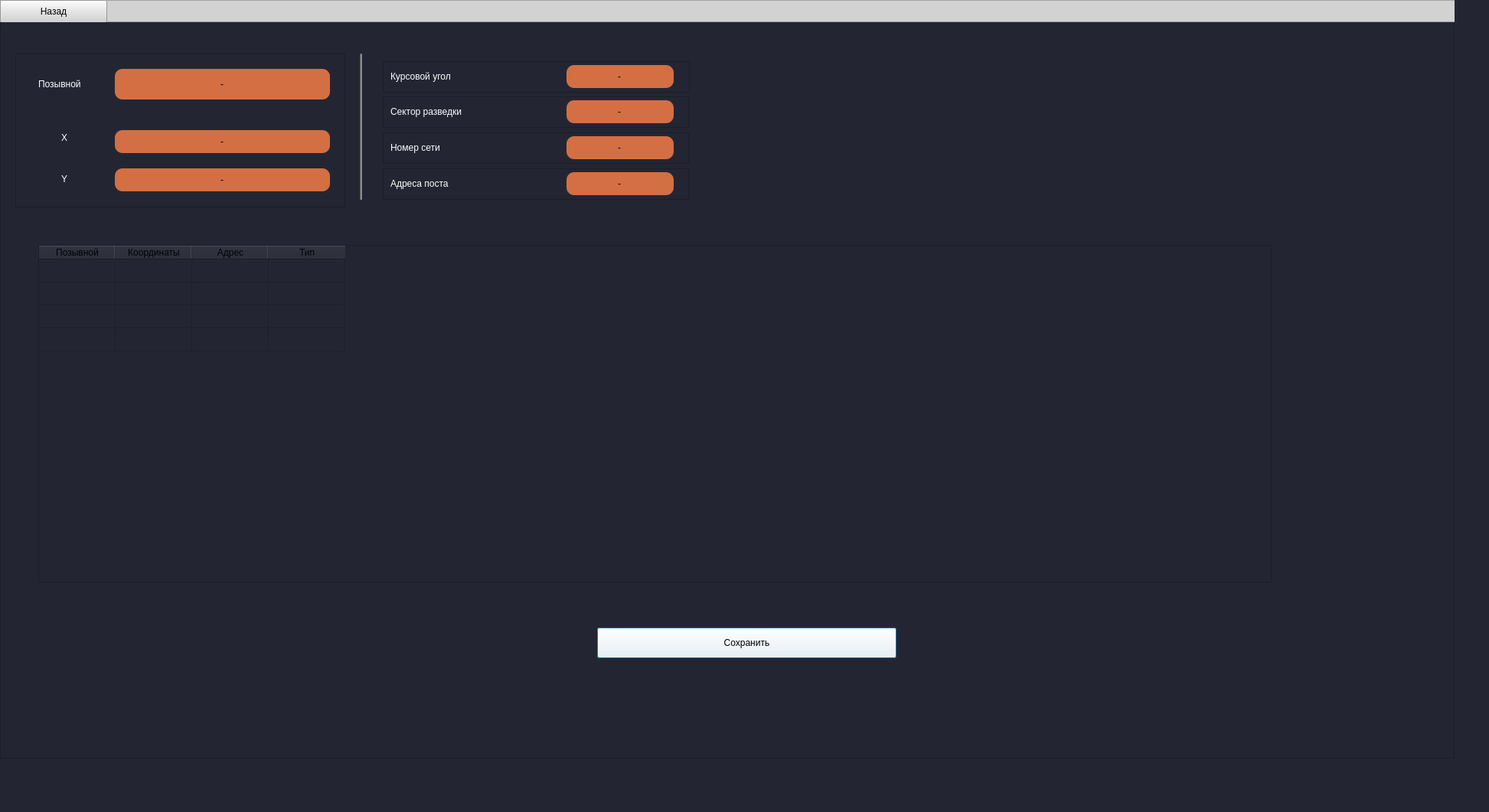
<?xml version="1.0" encoding="UTF-8"?>
<ui version="4.0">
 <class>Dialog</class>
 <widget class="QDialog" name="Dialog">
  <property name="geometry">
   <rect>
    <x>0</x>
    <y>0</y>
    <width>1945</width>
    <height>1061</height>
   </rect>
  </property>
  <property name="windowTitle">
   <string>Dialog</string>
  </property>
  <property name="styleSheet">
   <string notr="true">background-color: rgb(35,38,50)</string>
  </property>
  <widget class="QFrame" name="frame">
   <property name="geometry">
    <rect>
     <x>0</x>
     <y>0</y>
     <width>1900</width>
     <height>991</height>
    </rect>
   </property>
   <property name="frameShape">
    <enum>QFrame::StyledPanel</enum>
   </property>
   <property name="frameShadow">
    <enum>QFrame::Raised</enum>
   </property>
   <widget class="QFrame" name="frame_3">
    <property name="geometry">
     <rect>
      <x>20</x>
      <y>70</y>
      <width>431</width>
      <height>201</height>
     </rect>
    </property>
    <property name="frameShape">
     <enum>QFrame::StyledPanel</enum>
    </property>
    <property name="frameShadow">
     <enum>QFrame::Raised</enum>
    </property>
    <widget class="QLineEdit" name="lbl_Y">
     <property name="geometry">
      <rect>
       <x>130</x>
       <y>150</y>
       <width>281</width>
       <height>30</height>
      </rect>
     </property>
     <property name="styleSheet">
      <string notr="true">background-color: rgb(212, 111, 68);
border-radius: 10px;
</string>
     </property>
     <property name="text">
      <string>-</string>
     </property>
     <property name="alignment">
      <set>Qt::AlignCenter</set>
     </property>
    </widget>
    <widget class="QLabel" name="label_2">
     <property name="geometry">
      <rect>
       <x>60</x>
       <y>100</y>
       <width>16</width>
       <height>19</height>
      </rect>
     </property>
     <property name="styleSheet">
      <string notr="true">color: rgb(255, 255, 255);</string>
     </property>
     <property name="text">
      <string>X</string>
     </property>
    </widget>
    <widget class="QLineEdit" name="lbl_X">
     <property name="geometry">
      <rect>
       <x>130</x>
       <y>100</y>
       <width>281</width>
       <height>30</height>
      </rect>
     </property>
     <property name="styleSheet">
      <string notr="true">background-color: rgb(212, 111, 68);
border-radius: 10px;
</string>
     </property>
     <property name="text">
      <string>-</string>
     </property>
     <property name="alignment">
      <set>Qt::AlignCenter</set>
     </property>
    </widget>
    <widget class="QLabel" name="label_4">
     <property name="geometry">
      <rect>
       <x>30</x>
       <y>30</y>
       <width>91</width>
       <height>19</height>
      </rect>
     </property>
     <property name="styleSheet">
      <string notr="true">color: rgb(255, 255, 255);
font: 14pt &quot;MS Shell Dlg 2&quot;;</string>
     </property>
     <property name="text">
      <string>Позывной</string>
     </property>
    </widget>
    <widget class="QLineEdit" name="lbl_name">
     <property name="geometry">
      <rect>
       <x>130</x>
       <y>20</y>
       <width>281</width>
       <height>40</height>
      </rect>
     </property>
     <property name="styleSheet">
      <string notr="true">background-color: rgb(212, 111, 68);
border-radius: 10px;
</string>
     </property>
     <property name="text">
      <string>-</string>
     </property>
     <property name="alignment">
      <set>Qt::AlignCenter</set>
     </property>
    </widget>
    <widget class="QLabel" name="label_3">
     <property name="geometry">
      <rect>
       <x>60</x>
       <y>154</y>
       <width>16</width>
       <height>20</height>
      </rect>
     </property>
     <property name="styleSheet">
      <string notr="true">color: rgb(255, 255, 255);</string>
     </property>
     <property name="text">
      <string>Y</string>
     </property>
    </widget>
   </widget>
   <widget class="QFrame" name="frame_4">
    <property name="geometry">
     <rect>
      <x>500</x>
      <y>80</y>
      <width>401</width>
      <height>41</height>
     </rect>
    </property>
    <property name="frameShape">
     <enum>QFrame::StyledPanel</enum>
    </property>
    <property name="frameShadow">
     <enum>QFrame::Raised</enum>
    </property>
    <widget class="QLabel" name="label">
     <property name="geometry">
      <rect>
       <x>10</x>
       <y>10</y>
       <width>127</width>
       <height>19</height>
      </rect>
     </property>
     <property name="styleSheet">
      <string notr="true">color: rgb(255, 255, 255);
font: 14pt &quot;MS Shell Dlg 2&quot;;</string>
     </property>
     <property name="text">
      <string>Курсовой угол    </string>
     </property>
    </widget>
    <widget class="QLineEdit" name="lbl_cur_angle">
     <property name="geometry">
      <rect>
       <x>240</x>
       <y>5</y>
       <width>140</width>
       <height>30</height>
      </rect>
     </property>
     <property name="styleSheet">
      <string notr="true">background-color: rgb(212, 111, 68);
border-radius: 10px;
</string>
     </property>
     <property name="text">
      <string>-</string>
     </property>
     <property name="alignment">
      <set>Qt::AlignCenter</set>
     </property>
    </widget>
   </widget>
   <widget class="QFrame" name="frame_7">
    <property name="geometry">
     <rect>
      <x>500</x>
      <y>126</y>
      <width>400</width>
      <height>41</height>
     </rect>
    </property>
    <property name="frameShape">
     <enum>QFrame::StyledPanel</enum>
    </property>
    <property name="frameShadow">
     <enum>QFrame::Raised</enum>
    </property>
    <widget class="QLabel" name="label_5">
     <property name="geometry">
      <rect>
       <x>10</x>
       <y>10</y>
       <width>128</width>
       <height>19</height>
      </rect>
     </property>
     <property name="styleSheet">
      <string notr="true">color: rgb(255, 255, 255);
font: 14pt &quot;MS Shell Dlg 2&quot;;</string>
     </property>
     <property name="text">
      <string>Cектор разведки </string>
     </property>
    </widget>
    <widget class="QLineEdit" name="lbl_cur_angle_2">
     <property name="geometry">
      <rect>
       <x>240</x>
       <y>5</y>
       <width>140</width>
       <height>30</height>
      </rect>
     </property>
     <property name="styleSheet">
      <string notr="true">background-color: rgb(212, 111, 68);
border-radius: 10px;
</string>
     </property>
     <property name="text">
      <string>-</string>
     </property>
     <property name="alignment">
      <set>Qt::AlignCenter</set>
     </property>
    </widget>
   </widget>
   <widget class="QFrame" name="frame_5">
    <property name="geometry">
     <rect>
      <x>500</x>
      <y>173</y>
      <width>400</width>
      <height>41</height>
     </rect>
    </property>
    <property name="frameShape">
     <enum>QFrame::StyledPanel</enum>
    </property>
    <property name="frameShadow">
     <enum>QFrame::Raised</enum>
    </property>
    <widget class="QLabel" name="label_6">
     <property name="geometry">
      <rect>
       <x>10</x>
       <y>10</y>
       <width>129</width>
       <height>19</height>
      </rect>
     </property>
     <property name="styleSheet">
      <string notr="true">color: rgb(255, 255, 255);
font: 14pt &quot;MS Shell Dlg 2&quot;;</string>
     </property>
     <property name="text">
      <string>Номер сети         </string>
     </property>
    </widget>
    <widget class="QLineEdit" name="lbl_sector_2">
     <property name="geometry">
      <rect>
       <x>240</x>
       <y>5</y>
       <width>140</width>
       <height>30</height>
      </rect>
     </property>
     <property name="styleSheet">
      <string notr="true">background-color: rgb(212, 111, 68);
border-radius: 10px;
</string>
     </property>
     <property name="text">
      <string>-</string>
     </property>
     <property name="alignment">
      <set>Qt::AlignCenter</set>
     </property>
    </widget>
   </widget>
   <widget class="QFrame" name="frame_6">
    <property name="geometry">
     <rect>
      <x>500</x>
      <y>220</y>
      <width>400</width>
      <height>41</height>
     </rect>
    </property>
    <property name="frameShape">
     <enum>QFrame::StyledPanel</enum>
    </property>
    <property name="frameShadow">
     <enum>QFrame::Raised</enum>
    </property>
    <widget class="QLabel" name="label_7">
     <property name="geometry">
      <rect>
       <x>10</x>
       <y>10</y>
       <width>128</width>
       <height>19</height>
      </rect>
     </property>
     <property name="styleSheet">
      <string notr="true">color: rgb(255, 255, 255);
font: 14pt &quot;MS Shell Dlg 2&quot;;</string>
     </property>
     <property name="text">
      <string>Адреса поста      </string>
     </property>
    </widget>
    <widget class="QLineEdit" name="lbl_adrr">
     <property name="geometry">
      <rect>
       <x>240</x>
       <y>5</y>
       <width>140</width>
       <height>30</height>
      </rect>
     </property>
     <property name="styleSheet">
      <string notr="true">background-color: rgb(212, 111, 68);
border-radius: 10px;
</string>
     </property>
     <property name="text">
      <string>-</string>
     </property>
     <property name="alignment">
      <set>Qt::AlignCenter</set>
     </property>
    </widget>
   </widget>
   <widget class="QTableWidget" name="tableWidget">
    <property name="geometry">
     <rect>
      <x>50</x>
      <y>320</y>
      <width>1611</width>
      <height>441</height>
     </rect>
    </property>
    <attribute name="horizontalHeaderHighlightSections">
     <bool>true</bool>
    </attribute>
    <attribute name="verticalHeaderVisible">
     <bool>false</bool>
    </attribute>
    <attribute name="verticalHeaderHighlightSections">
     <bool>false</bool>
    </attribute>
    <row>
     <property name="text">
      <string>New Row</string>
     </property>
    </row>
    <row>
     <property name="text">
      <string>New Row</string>
     </property>
    </row>
    <row>
     <property name="text">
      <string>New Row</string>
     </property>
    </row>
    <row>
     <property name="text">
      <string>New Row</string>
     </property>
    </row>
    <column>
     <property name="text">
      <string>Позывной</string>
     </property>
    </column>
    <column>
     <property name="text">
      <string>Координаты</string>
     </property>
    </column>
    <column>
     <property name="text">
      <string>Адрес</string>
     </property>
    </column>
    <column>
     <property name="text">
      <string>Тип</string>
     </property>
    </column>
   </widget>
   <widget class="QPushButton" name="btn_save">
    <property name="geometry">
     <rect>
      <x>780</x>
      <y>820</y>
      <width>391</width>
      <height>40</height>
     </rect>
    </property>
    <property name="styleSheet">
     <string notr="true">background-color: rgb(255,255,255)</string>
    </property>
    <property name="text">
     <string>Сохранить</string>
    </property>
   </widget>
   <widget class="Line" name="line">
    <property name="geometry">
     <rect>
      <x>470</x>
      <y>70</y>
      <width>3</width>
      <height>191</height>
     </rect>
    </property>
    <property name="styleSheet">
     <string notr="true">background-color:rgb(130, 130, 130)</string>
    </property>
    <property name="orientation">
     <enum>Qt::Vertical</enum>
    </property>
   </widget>
   <widget class="QFrame" name="frame_8">
    <property name="geometry">
     <rect>
      <x>0</x>
      <y>0</y>
      <width>2001</width>
      <height>29</height>
     </rect>
    </property>
    <property name="styleSheet">
     <string notr="true">background-color: rgb(210, 210, 210)</string>
    </property>
    <property name="frameShape">
     <enum>QFrame::StyledPanel</enum>
    </property>
    <property name="frameShadow">
     <enum>QFrame::Raised</enum>
    </property>
    <widget class="QPushButton" name="btn_back">
     <property name="geometry">
      <rect>
       <x>0</x>
       <y>0</y>
       <width>140</width>
       <height>30</height>
      </rect>
     </property>
     <property name="cursor">
      <cursorShape>PointingHandCursor</cursorShape>
     </property>
     <property name="styleSheet">
      <string notr="true">background-color: rgb(210, 210, 210)</string>
     </property>
     <property name="text">
      <string>Назад</string>
     </property>
    </widget>
   </widget>
  </widget>
  <widget class="QWidget" name="w_progress" native="true">
   <property name="geometry">
    <rect>
     <x>0</x>
     <y>0</y>
     <width>1901</width>
     <height>1051</height>
    </rect>
   </property>
   <widget class="QLabel" name="label_8">
    <property name="geometry">
     <rect>
      <x>10</x>
      <y>479</y>
      <width>1881</width>
      <height>51</height>
     </rect>
    </property>
    <property name="styleSheet">
     <string notr="true">color: rgb(255, 255, 255);
font: 20pt &quot;MS Shell Dlg 2&quot;;</string>
    </property>
    <property name="text">
     <string>Проверка комплекса</string>
    </property>
    <property name="alignment">
     <set>Qt::AlignCenter</set>
    </property>
   </widget>
   <widget class="QProgressBar" name="pb_progressBar">
    <property name="geometry">
     <rect>
      <x>550</x>
      <y>550</y>
      <width>800</width>
      <height>27</height>
     </rect>
    </property>
    <property name="value">
     <number>24</number>
    </property>
    <property name="textVisible">
     <bool>false</bool>
    </property>
   </widget>
  </widget>
  <zorder>w_progress</zorder>
  <zorder>frame</zorder>
 </widget>
 <resources/>
 <connections/>
</ui>
